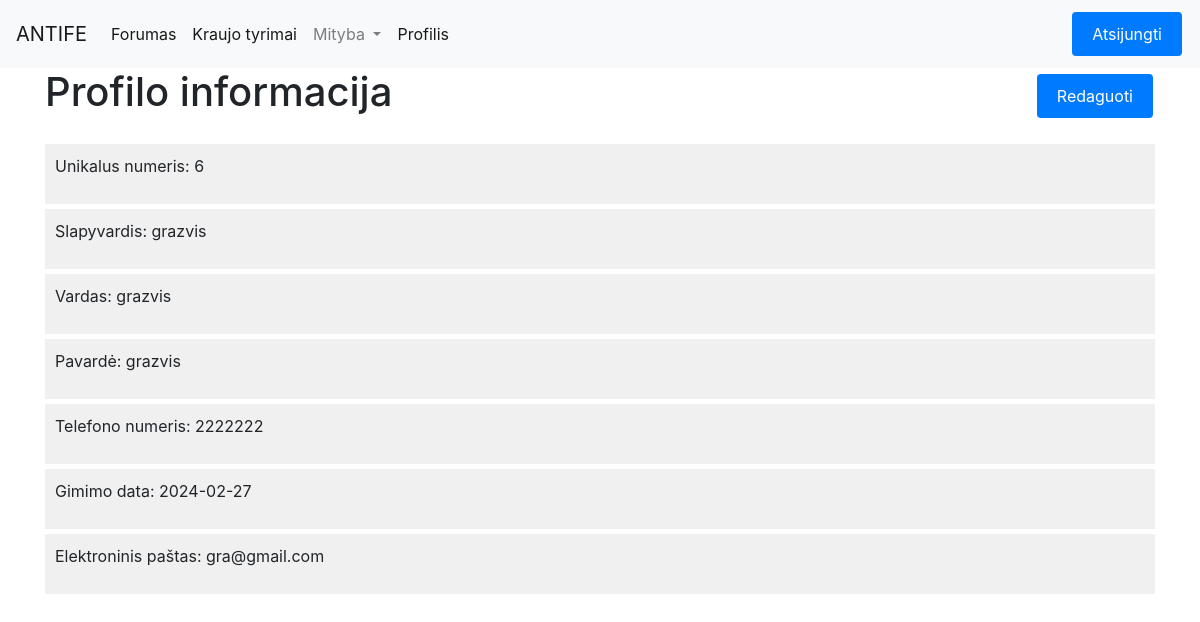
/profilis/ (signed in), run on the app's committed database.
### homepage/models.py (models this page shows)
class Naudotojai(models.Model):
    user = models.OneToOneField(User, on_delete=models.CASCADE, default=None)
    vardas = models.CharField(max_length=255)
    pavarde = models.CharField(max_length=255)
    telefonas = models.CharField(max_length=255)
    el_pastas = models.CharField(max_length=255)
    gimimo_data = models.DateField()
    level = models.IntegerField()
    last_login = models.DateTimeField(null=True, blank=True)

### Profilis/views.py (the view)
# urls.py: path('', views.profilisview, name='profilisview'),
def profilisview(request):
    user_id = None
    username = None
    vardas = None
    pavarde = None
    telefonas = None
    gimimo_Data = None
    el_pastas = None
    password = None
    form_submitted = False  # Initialize form_submitted to False
    if request.user.is_authenticated:
        user_id = request.user.id
        username = request.user.username
        el_pastas = request.user.email
        password = request.user.password
        try:
            naudotojas = Naudotojai.objects.get(user=request.user)
            vardas = naudotojas.vardas
            pavarde = naudotojas.pavarde
            telefonas = naudotojas.telefonas
            gimimo_Data = naudotojas.gimimo_data
        except Naudotojai.DoesNotExist:
            pass
    formatted_gimimo_Data = formats.date_format(gimimo_Data, "Y-m-d") if gimimo_Data else ""
    context = {
        'user_id': user_id,
        'username': username,
        'password': password,
        'vardas': vardas,
        'pavarde': pavarde,
        'telefonas': telefonas,
        'gimimo_Data': formatted_gimimo_Data,
        'el_pastas': el_pastas,
        'form_submitted': form_submitted,  # Pass form_submitted to the template
    }
    storage = messages.get_messages(request)
    storage.used = True
    return render(request, 'Profilis.html', context)

### Profilis/templates/Profilis.html (shortened to what this page needs)
{% extends 'base.html' %}
{% load static %}
{% load static %}
{% block content %}
    <link rel="stylesheet" type="text/css" href="{% static 'styles/errors.css' %}">
    <link rel="stylesheet" type="text/css" href="{% static 'styles/profile.css' %}">
    <div style="display: flex; justify-content: space-between; align-items: center; margin-bottom: 20px;">
        <h1>Profilo informacija</h1>
        <button type="button" class="btn btn-primary custom-button" id="editProfileBtn">Redaguoti</button>
    </div>
    <div class="profile-info" id="profileInfoContainer">
        <div class="profile-info-item">
            {% if user_id %}
                <p>Unikalus numeris: {{ user_id }}</p>
            {% else %}
                <p>Unikalus numeris nepasiekiamas</p>
            {% endif %}
        </div>
        <div class="profile-info-item">
            {% if username %}
                <p>Slapyvardis: {{ username }}</p>
            {% else %}
                <p>Slapyvardis nepasiekiamas</p>
            {% endif %}
        </div>
        <div class="profile-info-item">
            {% if vardas %}
                <p>Vardas: {{ vardas }}</p>
            {% else %}
                <p>Vardas nepasiekiamas</p>
            {% endif %}
        </div>
        <div class="profile-info-item">
            {% if pavarde %}
                <p>Pavardė: {{ pavarde }}</p>
            {% else %}
                <p>Pavardė nepasiekiama</p>
            {% endif %}
        </div>
        <div class="profile-info-item">
            {% if telefonas %}
                <p>Telefono numeris: {{ telefonas }}</p>
            {% else %}
                <p>Telefono numeris nepasiekiamas</p>
            {% endif %}
        </div>
        <div class="profile-info-item">
            {% if gimimo_Data %}
                <p>Gimimo data: {{ gimimo_Data }}</p>
            {% else %}
                <p>Gimimo data nepasiekiama</p>
            {% endif %}
        </div>
        <div class="profile-info-item">
            {% if el_pastas %}
                <p>Elektroninis paštas: {{ el_pastas }}</p>
            {% else %}
                <p>Elektroninis paštas nepasiekiamas</p>
            {% endif %}
        </div>
    </div>
{% endblock %}

### homepage/static/styles/profile.css (style rules this page uses)
.profile-info { width: 100%; }
.profile-info-item { display: flex; justify-content: space-between; align-items: center; padding: 10px; margin-bottom: 5px; background-color: #f0f0f0; }

### homepage/templates/base.html (style rules this page uses)
button.custom-button { background-color: #007bff; border: none; color: white; padding: 10px 20px; text-decoration: none; display: inline-block; font-size: 16px; margin: 4px 2px; cursor: pointer; }

### data on the page
Naudotojai: vardas "grazvis", pavarde "grazvis", telefonas "2222222"

### other printed values
{{ user_id }} "6"
{{ username }} "grazvis"
{{ gimimo_Data }} "2024-02-27"
{{ el_pastas }} "gra@gmail.com"
